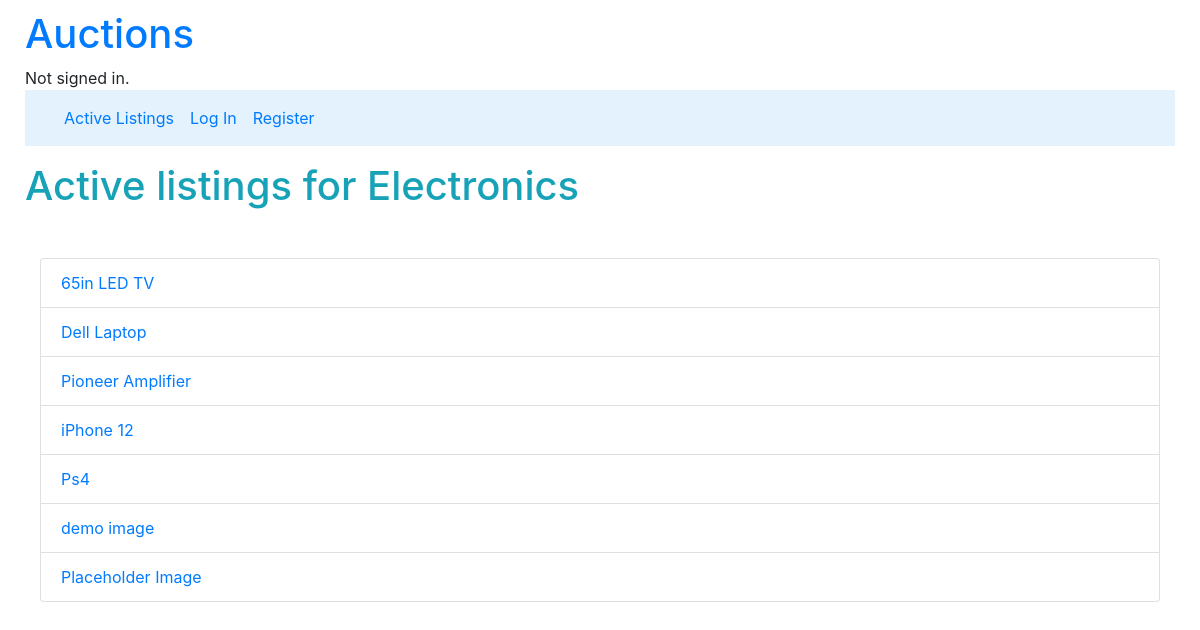
The app's page /categories/2 with its own data.
### auctions/models.py (models this page shows, shortened)
class Category(models.Model):
    name = models.CharField(max_length= 20, default="none")

class Listing(models.Model):
    title = models.CharField(max_length= 30)
    description = models.CharField(max_length= 200)
    creator = models.ForeignKey(User, on_delete=models.CASCADE, related_name="user", null=True)
    bid = models.ManyToManyField("Bid", related_name="current_bid", null=True)
    bidders = models.ManyToManyField(User, blank=True, related_name="buyers")
    pub_date = models.DateField(default=date.today)
    mod_date = models.DateField(default=date.today)
    comments = models.ManyToManyField("Comment", related_name="listing_comments", null=True, blank=True)
    category = models.ManyToManyField("Category", related_name="listing_category", null=True)
    active = models.BooleanField(default=True)
    winner = models.ForeignKey(User, on_delete=models.CASCADE, related_name="sold", null=True)
    listing_image = models.ImageField(null=True, blank=True, upload_to="Images/listings_pics")

### auctions/views.py (the view)
# urls.py: path("categories/<int:category_id>", views.filtered_category_view, name="filtered"),
def filtered_category_view(request, category_id):
    category_name = Category.objects.get(pk=category_id)
    Category_listings = Listing.objects.filter(category=category_name)
    return render(request, "auctions/filtered.html", {"listings": Category_listings,
    "category": category_name})

### auctions/templates/auctions/filtered.html (shortened to what this page needs)
{% extends "auctions/layout.html" %}
{% block body %}
    <h1 class="display mb-5 mt-3 text-info">Active listings for {{category.name}}</h1>
    <div class="container-fluid">
        <ul class="list-group">
            {% for listing in listings %}
                <li class="list-group-item"><a href="{% url 'listings' listing.id %}">{{listing.title}}</a></li>
            {% empty %}
                <li class="list-group-item">No Listings for this category</li>
            {% endfor %}
        </ul>
    </div>
{% endblock %}

### auctions/static/auctions/styles.css (style rules this page uses)
body { padding: 10px; }

### records on screen
Category: name "Electronics"
Listing: title "65in LED TV"
Listing: title "Dell Laptop"
Listing: title "Pioneer Amplifier"
Listing: title "iPhone 12"
Listing: title "Ps4"
Listing: title "demo image"
Listing: title "Placeholder Image"
